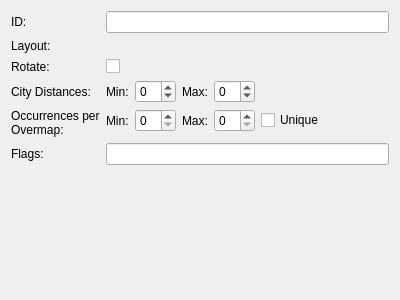
<?xml version="1.0" encoding="UTF-8"?>
<ui version="4.0">
 <class>SpecialWizardPage</class>
 <widget class="QWizardPage" name="SpecialWizardPage">
  <property name="geometry">
   <rect>
    <x>0</x>
    <y>0</y>
    <width>400</width>
    <height>300</height>
   </rect>
  </property>
  <property name="windowTitle">
   <string>Overmap Special Settings</string>
  </property>
  <layout class="QFormLayout" name="formLayout">
   <item row="0" column="0">
    <widget class="QLabel" name="label">
     <property name="text">
      <string>ID:</string>
     </property>
    </widget>
   </item>
   <item row="0" column="1">
    <widget class="QLineEdit" name="specialId"/>
   </item>
   <item row="1" column="0">
    <widget class="QLabel" name="label_2">
     <property name="text">
      <string>Layout:</string>
     </property>
    </widget>
   </item>
   <item row="1" column="1">
    <layout class="QHBoxLayout" name="horizontalLayout">
     <item>
      <widget class="OvermapSpecialLayout" name="layout" native="true"/>
     </item>
    </layout>
   </item>
   <item row="3" column="0">
    <widget class="QLabel" name="label_3">
     <property name="text">
      <string>Rotate:</string>
     </property>
    </widget>
   </item>
   <item row="3" column="1">
    <widget class="QCheckBox" name="rotate">
     <property name="text">
      <string/>
     </property>
    </widget>
   </item>
   <item row="5" column="0">
    <widget class="QLabel" name="label_4">
     <property name="text">
      <string>City Distances:</string>
     </property>
    </widget>
   </item>
   <item row="7" column="0">
    <widget class="QLabel" name="label_5">
     <property name="text">
      <string>Occurrences per
Overmap:</string>
     </property>
    </widget>
   </item>
   <item row="9" column="0">
    <widget class="QLabel" name="label_6">
     <property name="text">
      <string>Flags:</string>
     </property>
    </widget>
   </item>
   <item row="9" column="1">
    <widget class="QLineEdit" name="flags"/>
   </item>
   <item row="5" column="1">
    <layout class="QHBoxLayout" name="horizontalLayout_2">
     <item>
      <widget class="QLabel" name="label_8">
       <property name="text">
        <string>Min:</string>
       </property>
      </widget>
     </item>
     <item>
      <widget class="QSpinBox" name="cityDistanceMin">
       <property name="minimum">
        <number>-1</number>
       </property>
       <property name="maximum">
        <number>80</number>
       </property>
       <property name="singleStep">
        <number>1</number>
       </property>
       <property name="value">
        <number>0</number>
       </property>
      </widget>
     </item>
     <item>
      <widget class="QLabel" name="label_9">
       <property name="text">
        <string>Max:</string>
       </property>
      </widget>
     </item>
     <item>
      <widget class="QSpinBox" name="cityDistanceMax">
       <property name="minimum">
        <number>-1</number>
       </property>
       <property name="maximum">
        <number>80</number>
       </property>
       <property name="singleStep">
        <number>1</number>
       </property>
       <property name="value">
        <number>0</number>
       </property>
      </widget>
     </item>
     <item>
      <spacer name="horizontalSpacer_2">
       <property name="orientation">
        <enum>Qt::Horizontal</enum>
       </property>
       <property name="sizeHint" stdset="0">
        <size>
         <width>40</width>
         <height>20</height>
        </size>
       </property>
      </spacer>
     </item>
    </layout>
   </item>
   <item row="7" column="1">
    <layout class="QHBoxLayout" name="horizontalLayout_3">
     <item>
      <widget class="QLabel" name="label_10">
       <property name="text">
        <string>Min:</string>
       </property>
      </widget>
     </item>
     <item>
      <widget class="QSpinBox" name="occurrencesMin">
       <property name="minimum">
        <number>0</number>
       </property>
       <property name="maximum">
        <number>20</number>
       </property>
       <property name="singleStep">
        <number>1</number>
       </property>
       <property name="value">
        <number>0</number>
       </property>
      </widget>
     </item>
     <item>
      <widget class="QLabel" name="label_11">
       <property name="text">
        <string>Max:</string>
       </property>
      </widget>
     </item>
     <item>
      <widget class="QSpinBox" name="occurrencesMax">
       <property name="minimum">
        <number>0</number>
       </property>
       <property name="maximum">
        <number>20</number>
       </property>
       <property name="singleStep">
        <number>1</number>
       </property>
       <property name="value">
        <number>0</number>
       </property>
      </widget>
     </item>
     <item>
      <widget class="QCheckBox" name="unique">
       <property name="text">
        <string>Unique</string>
       </property>
      </widget>
     </item>
     <item>
      <spacer name="horizontalSpacer">
       <property name="orientation">
        <enum>Qt::Horizontal</enum>
       </property>
       <property name="sizeHint" stdset="0">
        <size>
         <width>40</width>
         <height>20</height>
        </size>
       </property>
      </spacer>
     </item>
    </layout>
   </item>
  </layout>
 </widget>
 <customwidgets>
  <customwidget>
   <class>OvermapSpecialLayout</class>
   <extends>QWidget</extends>
   <header>overmapspeciallayout.h</header>
   <container>1</container>
  </customwidget>
 </customwidgets>
 <resources/>
 <connections/>
</ui>
